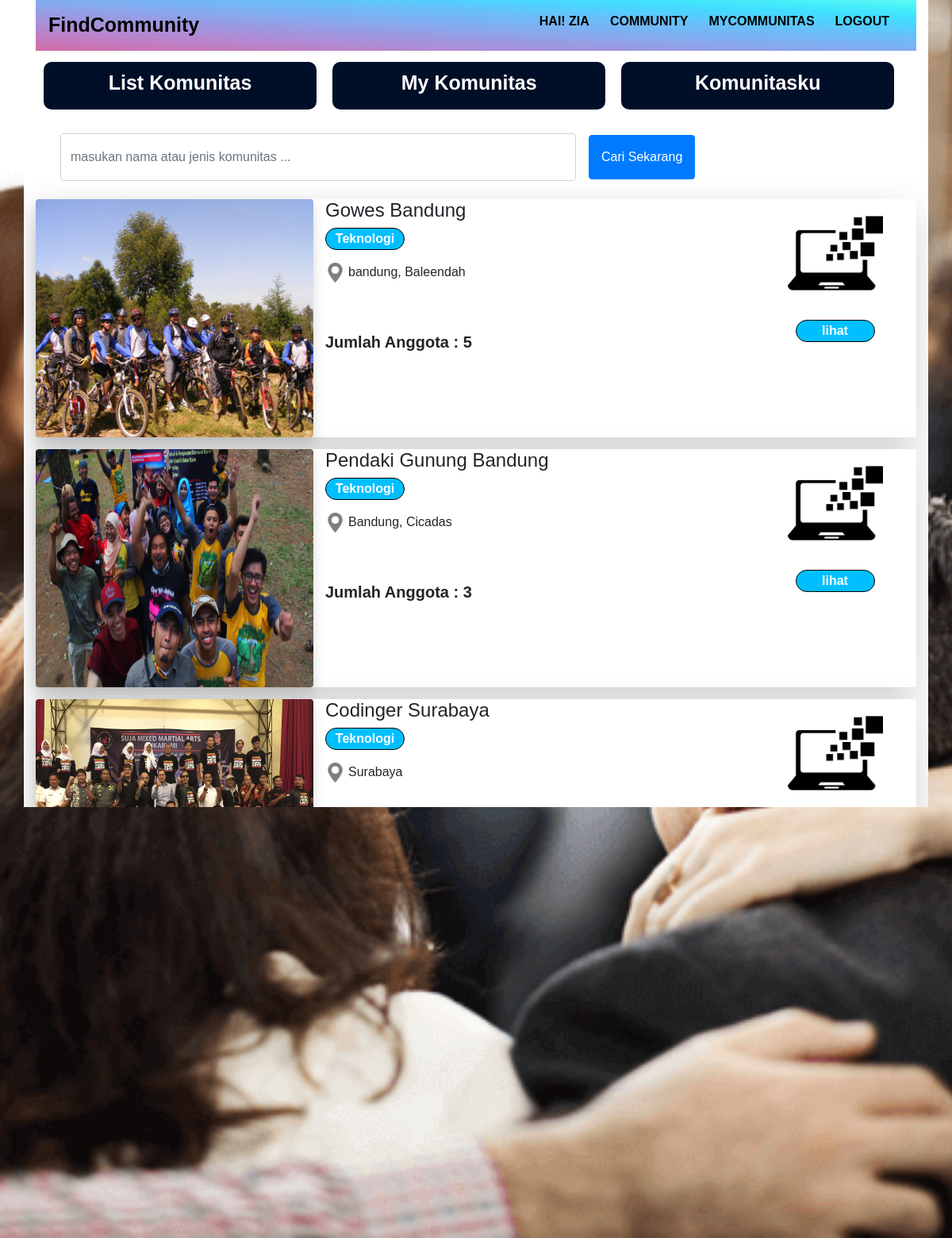
The page /sercing.php (signed in) on the database its author committed.
### tables this page shows
CREATE TABLE `communitas` (
  `id` int(11) NOT NULL,
  `nama_ketua` varchar(50) DEFAULT NULL,
  `nama_komunitas` varchar(50) DEFAULT NULL,
  `no_telp` varchar(50) DEFAULT NULL,
  `maps` varchar(50) DEFAULT NULL,
  `alamat` varchar(50) DEFAULT NULL,
  `jenis_komunitas` varchar(50) DEFAULT NULL,
  `deskrisi` varchar(25555) DEFAULT NULL,
  `nama` varchar(50) DEFAULT NULL,
  `jml_anggota` int(255) DEFAULT NULL,
  `form` varchar(25555) DEFAULT NULL,
  `rating` varchar(255) DEFAULT NULL,
  `id_pembuat` int(11) DEFAULT NULL
);

### sercing.php (the view, shortened to what this page needs)
<!doctype html>
<html lang="en">
  <head>
    <link rel="stylesheet" href="https://stackpath.bootstrapcdn.com/bootstrap/4.3.1/css/bootstrap.min.css">
    <link rel="stylesheet" type="text/css"  href="style.css">
  </head>
  <body>
  <div class="container semua">
    <nav class="navbar navbar-expand-lg">
        <a class="navbar-brand" href="menu.php">FindCommunity</a>
        <div class="collapse navbar-collapse" id="navbarNavAltMarkup">
          <div class="navbar-nav navbar-toogler ml-auto">
            <a class="nav-item nav-link" href=""><b>Hai! <?php echo $_SESSION['username'];?></b>
            </a>
            <a class="nav-item nav-link" href="buat_comu.php"><b>Community</b></a>
            <a class="nav-item nav-link" href="my_communitas.php"><b>MYcommunitas</b></a>
            <a class="nav-item nav-link" href="logout.php"><b>Logout</b></a>
          </div>
        </div>
    </nav>
    <div class="daftar mt-1">
        <div class="b">
        <a class="nav-item nav-link text-center" href="menu.php"><b>List Komunitas</b></a>
        </div>
        <div class="b">
        <a class="nav-item nav-link text-center" href="my_communitas.php"><b>My Komunitas</b></a>
        </div>
        <div class="b">
        <a class="nav-item nav-link text-center" href="komunitasku.php"><b>Komunitasku</b></a>
        </div>
    </div>
    <div class="pencarian">
      <div class="container">
        <div class="row Search">
          <div class="col serachbebas">
               <form class="form-inline" action="sercing.php" method="post">
                  <div class="form-group mx-sm-3 mb-2">
                    <input type="text" class="form-control" id="inputPassword2" name="nama" placeholder="masukan nama atau jenis komunitas ...">
                  </div>
                  <button type="submit" class="btn btn-primary mb-2" style="padding: 15px;">Cari Sekarang</button>
                </form>
          </div>
        </div>
      </div>
    </div>
    <?php
    include 'koneksi.php';
    $nama = $_POST['nama'];
    $data = "select * from communitas where nama_komunitas like '%$nama%' or jenis_komunitas like '%$nama%' or alamat like '%$nama'";
    $result = mysqli_query($koneksi, $data);
    while($d = mysqli_fetch_array($result)){
      ?>
    <div class="list">
      <div class="container shadow-lg  rounded listcommunity">
         <div class="row">
            <img src="<?php echo "file/".$d['nama']; ?>" class="gambar shadow rounded" alt="Responsive image" width="350" height="300">
            <div class="col-6">
              <div class="col">
                  <div class="row" id="judul">
                   <h4><?php echo $d['nama_komunitas'];?></h4>
                  </div>
                  <div class="row aku">
                      <form action="contoh.php" method="post">
                        <input type="submit" class="rounded-pill float-left" name="submit"  value="<?php echo $d['jenis_komunitas'];?>">
                      </form>
                  </div>
                  <div class="row mt-3 contoh">
                        <img src="img/lokasi.png" class="img-fluid" alt="Responsive image">
                        <p class="ml-1"><?php echo $d['alamat'];?></p>
                  </div>
                  <div class="row mt-5 lue">
                    <h5>Jumlah Anggota : <?php echo $d['jml_anggota'];?></h5>
                  </div>
              </div>
            </div>
            <div class="col-sm logo text-center">
              <?php if ($d['jenis_komunitas'] == 'Teknologi') : ?>
              <img src="icon/teknologi.png" class="img-fluid mt-2" alt="Responsive image">
              <?php elseif ($d['jenis_komunitas'] == 'Olahraga') : ?>
                <img src="icon/sport.png" class="img-fluid mt-2" alt="Responsive image">
                <?php elseif ($d['jenis_komunitas'] == 'Pendidikan') : ?>
                <img src="icon/ilmu.png" class="img-fluid mt-2" alt="Responsive image">
                <?php elseif ($d['jenis_komunitas'] == 'Other') : ?>
                <img src="icon/other.png" class="img-fluid mt-2" alt="Responsive image">
                <?php endif; ?>
              <form action="detail.php?id=<?php echo $d['id'];?>" method="post">
                 <input type="submit" class="rounded-pill mt-4" name="submit"  value="lihat"
                 >
              </form>
            </div>
          </div>
      </div>
    </div>
      <?php
    }
    ?>
    <div class="footer text-center mt-2 p-2">
      <p>Copyright, All Rights Reserved By Find Communmity Sinergi</p>
    </div>
  </div>
  </body>
</html>

### style.css (style rules this page uses)
body { background-color:#eaeaea; padding: 0px; margin:0px; font-family: sans-serif; }
.semua { background-color: white; }
.navbar { background-color:; font-family: sans-serif; }
.navbar-brand { color: black; font-weight: bold; font-family: sans-serif; font-size: 25px; }
.navbar .nav-link { margin-right: 10px; text-transform: uppercase; color:black; margin-top: -10px; }
.daftar { background-color: black; }
.daftar .nav-link { color:white; }
.pencarian { margin-top: 20px; }
.pencarian .container { background-color: #FFFFFF; }
.pencarian .serachbebas input { height: 60px; width: 650px; }
.list .container { background-color: #FFFFFF; }
.list { margin-top: 15px; }
.aku .rounded-pill { border: none; width: 100px; background-color: #00BFFF; border:0.5px solid black; color:white; font-weight: bold; }
.contoh img { width: 25px; height: 25px; opacity: 0.5; }
.lue h5 { font-family: arial; font-weight: bold; }
.logo img { width: 120px; height: 120px; }
.logo input { border: none; width: 100px; background-color: #00BFFF; border:0.5px solid black; color:white; font-weight: bold; }
.footer { background-color: #00BFFF; }
.footer p { font-weight: bold; }

### sercing.php (style rules this page uses)
body { background: url(pt.png) no-repeat center center fixed; -webkit-background-size: cover; -moz-background-size: cover; -o-background-size: cover; background-size: cover; }
.navbar-expand-lg { background-image: linear-gradient(to right top, #d16ba5, #c777b9, #ba83ca, #aa8fd8, #9a9ae1, #8aa7ec, #79b3f4, #69bff8, #52cffe, #41dfff, #46eefa, #5ffbf1); }
.daftar { background-color: white; }
.b { margin: 10px; height: 60px; background-color: #000E27; width: 31%; float: left; border-radius: 10px; font-size: 25px; }

### rows shown on the page
communitas: nama (picture), nama_komunitas "Gowes Bandung", submit "Teknologi", alamat "bandung, Baleendah", jml_anggota "5"
communitas: nama (picture), nama_komunitas "Pendaki Gunung Bandung", submit "Teknologi", alamat "Bandung, Cicadas", jml_anggota "3"
communitas: nama (picture), nama_komunitas "Codinger Surabaya", submit "Teknologi", alamat "Surabaya"
communitas: nama (picture), nama_komunitas "Ngaji Bareng Bandung", submit "Teknologi", alamat "Cisaranten"

### other values the page prints
$_SESSION['username'] "ZIA"
